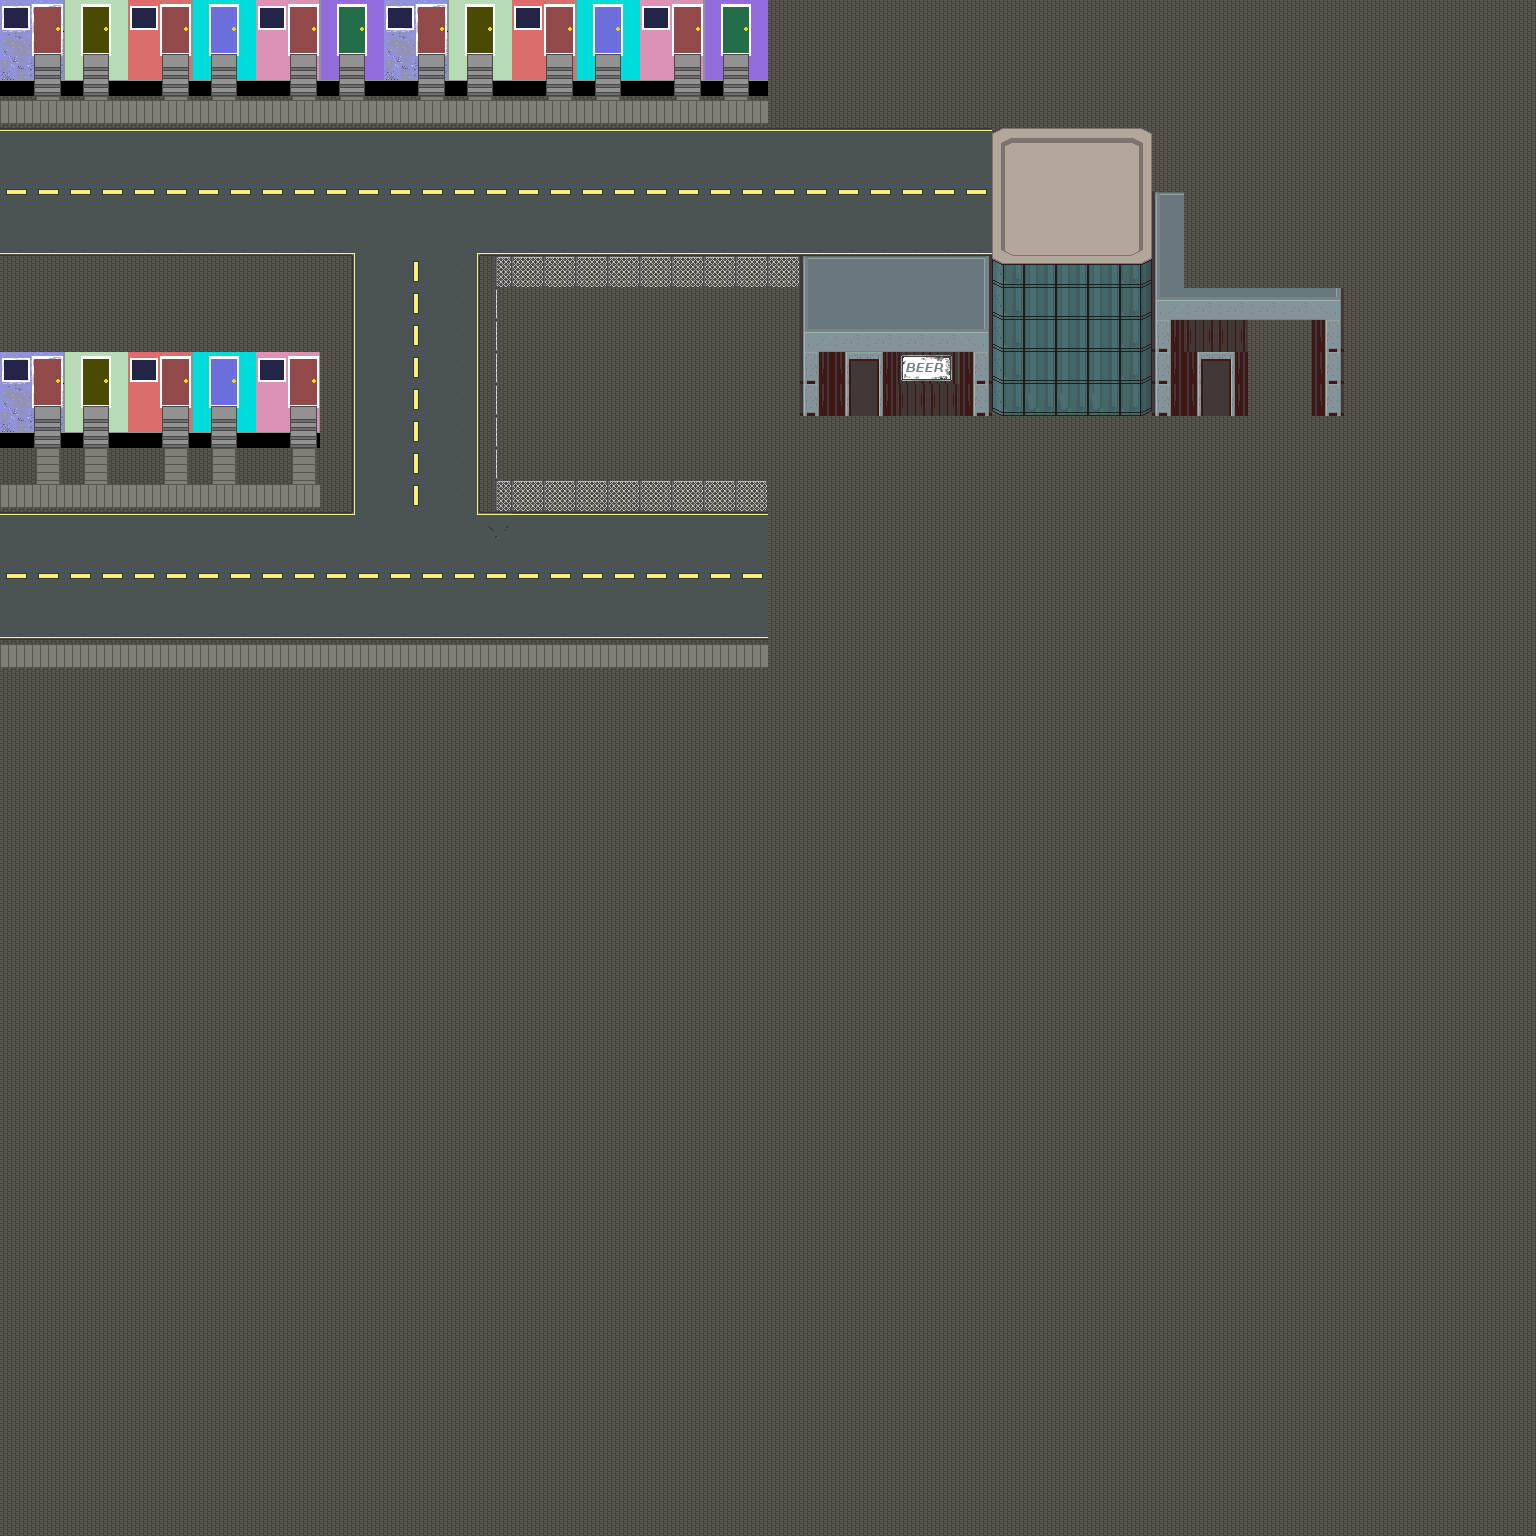

This is a level from a 2D game, rendered from its Tiled map with the project's own tilesets. A one-line summary and the map file follow, with tile-layer data summarised:
An orthogonal 48x48 tile map with 32x32 px tiles, 2 tile layers (ground1, ground2), 5 tilesets.

<map version="1.0" orientation="orthogonal" width="48" height="48" tilewidth="32" tileheight="32">
 <tileset firstgid="1" name="sidewalk" tilewidth="32" tileheight="32">
  <image source="../web/img/sidewalk.png" width="128" height="224" />
 </tileset>
 <tileset firstgid="29" name="street" tilewidth="32" tileheight="32">
  <image source="../web/img/street.png" width="800" height="608" />
 </tileset>
 <tileset firstgid="504" name="apartments" tilewidth="32" tileheight="32">
  <image source="../web/img/apartments.png" width="640" height="480" />
 </tileset>
 <tileset firstgid="804" name="fence" tilewidth="32" tileheight="32">
  <image source="../web/img/fence.png" width="96" height="128" />
 </tileset>
 <tileset firstgid="816" name="building" tilewidth="32" tileheight="32">
  <image source="../web/img/building.png" width="256" height="256" />
 </tileset>
 <layer name="ground1" width="48" height="48">
  <data>[2304 cells, 2304 non-empty, 37 distinct tile ids]</data>
 </layer>
 <layer name="ground2" width="48" height="48">
  <data>[2304 cells, 438 non-empty, 60 distinct tile ids]</data>
 </layer>
</map>
